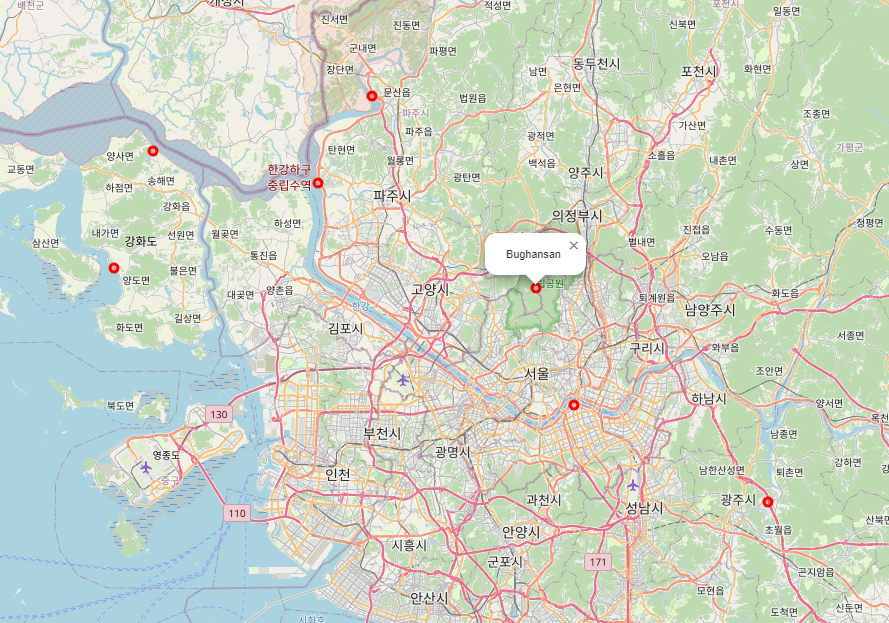

Write Python code to recreate this figure.
# 위도, 경도를 불러와서 지도위에 위치 찍기

import folium

def map_add(maps, data):
    for item in data:
        name = item
        latitude = data[item][0]
        longitude = data[item][1]
        folium.CircleMarker([latitude, longitude], radius=4, popup=name, color='red', fill_color='red').add_to(maps)
    return maps

def FoliumMap(data, save_file='result.html'):
    maps = folium.Map(location=[37.560, 126.982], zoom_strat=7)
    map_add(maps, data).save(save_file)

